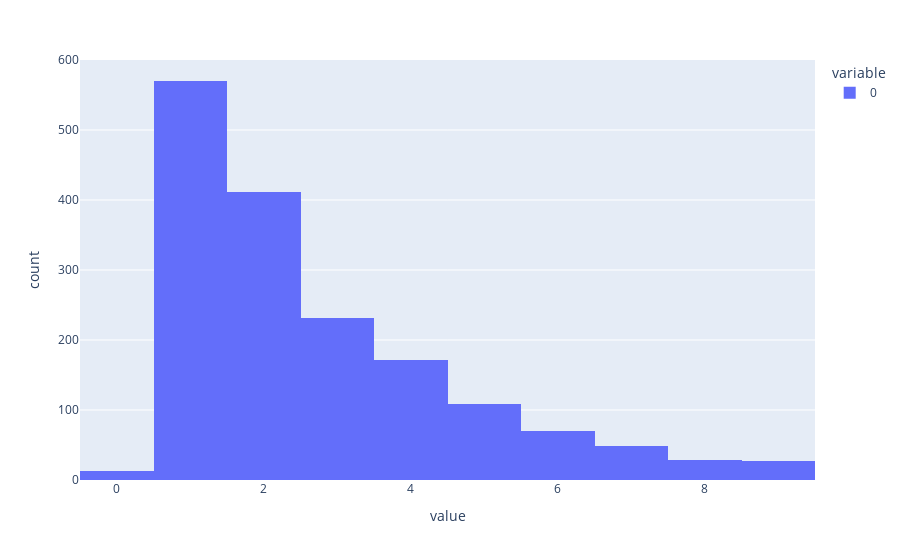

Here is the notebook cell this chart was saved with:
### Code cell
import plotly.express as px
r = geom.rvs(0.35, size=movies_df.shape[0])
px.histogram(r%10)

### Figure 1 — Plotly figure (JSON) as saved in the notebook; plotly's stock layout.template omitted (floating-point values rounded to 4 significant figures; data arrays with more than 128 entries replaced by an {"elided": "..."} marker saying what was removed)
{"data": [{"alignmentgroup": "True", "bingroup": "x", "hovertemplate": "variable=0<br>value=%{x}<br>count=%{y}<extra></extra>", "legendgroup": "0", "marker": {"color": "#636efa", "pattern": {"shape": ""}}, "name": "0", "offsetgroup": "0", "orientation": "v", "showlegend": true, "type": "histogram", "x": {"elided": "1682 int values"}, "xaxis": "x", "yaxis": "y"}], "layout": {"barmode": "relative", "legend": {"title": {"text": "variable"}, "tracegroupgap": 0}, "margin": {"t": 60}, "xaxis": {"anchor": "y", "domain": [0, 1], "title": {"text": "value"}}, "yaxis": {"anchor": "x", "domain": [0, 1], "title": {"text": "count"}}}}
